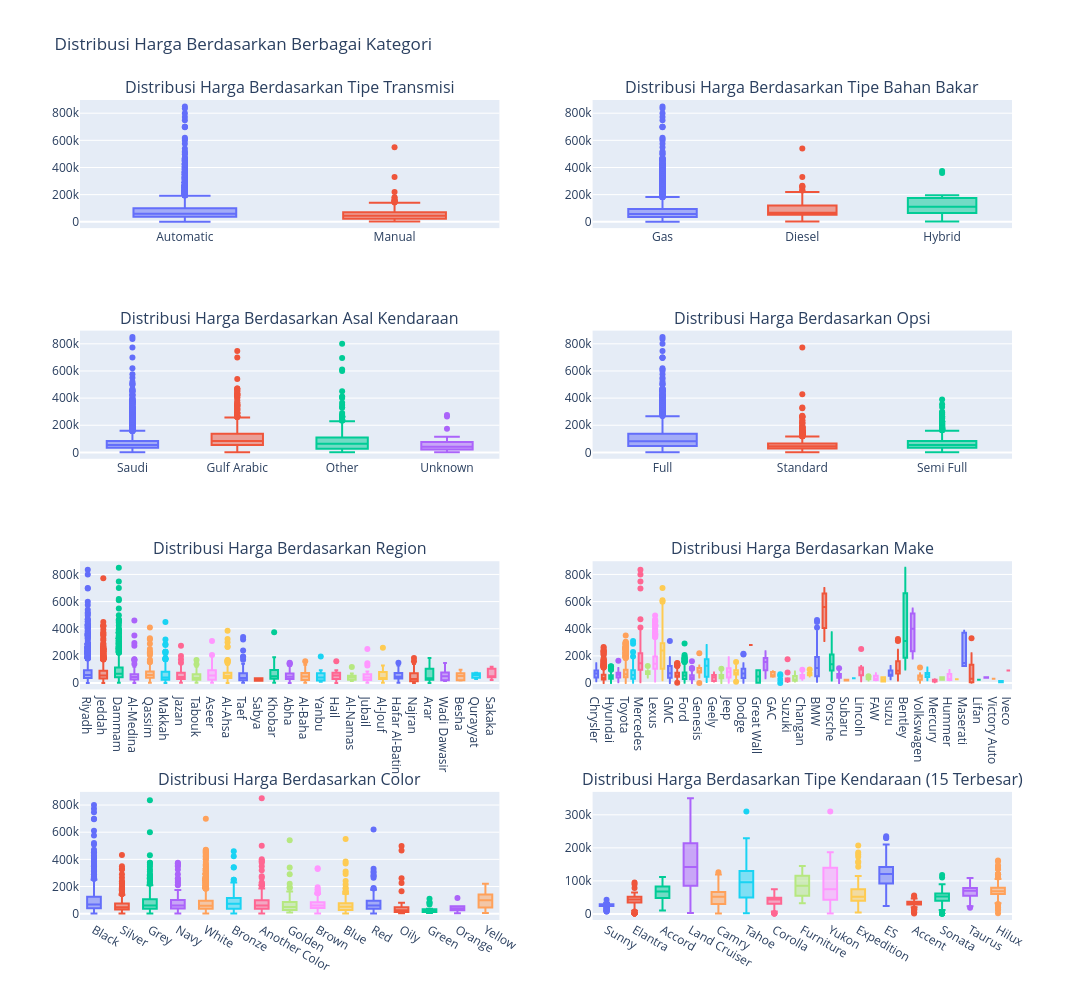

Notebook cell for this chart:
### Markdown cell above
#### 3.7 Hubungan Harga dengan Fitur Kategorikal

### Code cell
# Create subplots for 2 columns
fig = make_subplots(rows=4, cols=2, subplot_titles=[
    'Distribusi Harga Berdasarkan Tipe Transmisi',
    'Distribusi Harga Berdasarkan Tipe Bahan Bakar',
    'Distribusi Harga Berdasarkan Asal Kendaraan',
    'Distribusi Harga Berdasarkan Opsi',
    'Distribusi Harga Berdasarkan Region',
    'Distribusi Harga Berdasarkan Make',
    'Distribusi Harga Berdasarkan Color',
    'Distribusi Harga Berdasarkan Tipe Kendaraan (15 Terbesar)',
])

# Price vs Gear_Type
gear_type_fig = px.box(df[df['Price'] > 0], x='Gear_Type', y='Price', color='Gear_Type')
gear_type_fig.update_layout(xaxis_title='Gear_Type', yaxis_title='Price', xaxis_tickangle=45)
for trace in gear_type_fig['data']:
    trace.showlegend = False
    fig.add_trace(trace, row=1, col=1)

# Price vs Fuel_Type
fuel_type_fig = px.box(df[df['Price'] > 0], x='Fuel_Type', y='Price', color='Fuel_Type')
fuel_type_fig.update_layout(xaxis_title='Fuel_Type', yaxis_title='Price', xaxis_tickangle=45)
for trace in fuel_type_fig['data']:
    trace.showlegend = False
    fig.add_trace(trace, row=1, col=2)

# Price vs Origin
origin_fig = px.box(df[df['Price'] > 0], x='Origin', y='Price', color='Origin')
origin_fig.update_layout(xaxis_title='Origin', yaxis_title='Price', xaxis_tickangle=45)
for trace in origin_fig['data']:
    trace.showlegend = False
    fig.add_trace(trace, row=2, col=1)

# Price vs Options
options_fig = px.box(df[df['Price'] > 0], x='Options', y='Price', color='Options')
options_fig.update_layout(xaxis_title='Options', yaxis_title='Price', xaxis_tickangle=45)
for trace in options_fig['data']:
    trace.showlegend = False
    fig.add_trace(trace, row=2, col=2)

# Price vs Region
region_fig = px.box(df[df['Price'] > 0], x='Region', y='Price', color='Region')
region_fig.update_layout(xaxis_title='Region', yaxis_title='Price', xaxis_tickangle=45)
for trace in region_fig['data']:
    trace.showlegend = False
    fig.add_trace(trace, row=3, col=1)


# Price vs Make
make_fig = px.box(df[df['Price'] > 0], x='Make', y='Price', color='Make')
make_fig.update_layout(xaxis_title='Make', yaxis_title='Price', xaxis_tickangle=45)
for trace in make_fig['data']:
    trace.showlegend = False
    fig.add_trace(trace, row=3, col=2)

# Price vs color
color_fig = px.box(df[df['Price'] > 0], x='Color', y='Price', color='Color')
color_fig.update_layout(xaxis_title='Color', yaxis_title='Price', xaxis_tickangle=45)
for trace in color_fig['data']:
    trace.showlegend = False
    fig.add_trace(trace, row=4, col=1)

# Price vs Type (15 largest categories only)
top_types = df['Type'].value_counts().nlargest(15).index
type_fig = px.box(df[df['Type'].isin(top_types) & (df['Price'] > 0)], x='Type', y='Price', color='Type')
type_fig.update_layout(xaxis_title='Type', yaxis_title='Price', xaxis_tickangle=45)
for trace in type_fig['data']:
    trace.showlegend = False
    fig.add_trace(trace, row=4, col=2)

# Update layout for the entire figure
fig.update_layout(height=1000, width=1500, title_text="Distribusi Harga Berdasarkan Berbagai Kategori")
fig.show()
